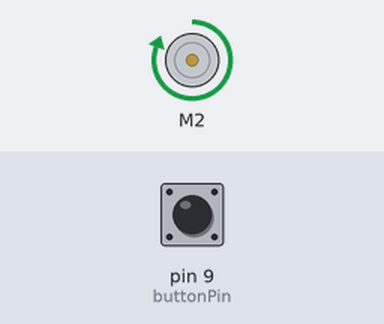
Bench run of a sketch on a simulated Arduino Uno, built with avr-gcc and run on an emulated ATmega328P. On the bench: DC motor (green arrow = forward, orange = backward, longer = faster). Inputs (shaded band) come from the test bench; at power-on: pin 9 (buttonPin) LOW. What the sketch prints to the serial monitor is not drawn.

Above: at 1.2 s.
1.3 s: pin 9 (buttonPin) pulled HIGH for 3.2 s
At 2.4 s:
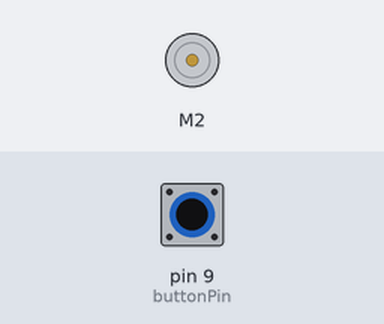
7.3 s: pin 9 (buttonPin) pulled HIGH for 0.15 s
At 8.2 s:
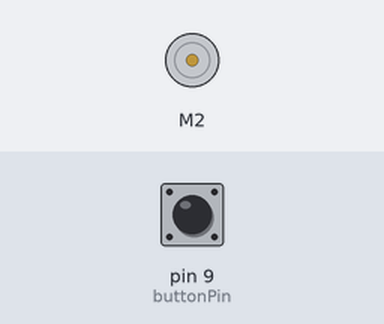
10.4 s: pin 9 (buttonPin) pulled HIGH for 1 s
At 13.3 s:
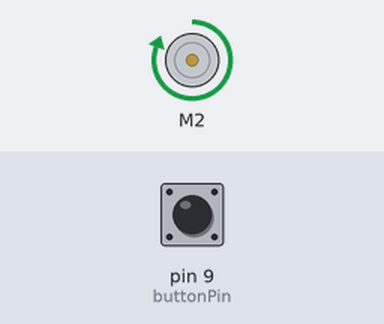
Timing chart, 0 to 14.8 s (numbered marks = the images above; inputs shaded):
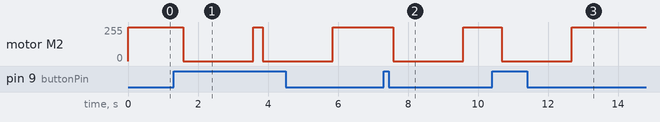

Measured:
- after the input at 1.3 s, motor M2: alternates forward 255/255 for 0.27 s and stopped for 2.0 s, starting after 0.28 s
- after the input at 7.3 s, motor M2: forward 255/255 → stopped after 0.28 s, → forward 255/255 2.0 s later
- after the input at 10.4 s, motor M2: forward 255/255 → stopped after 0.28 s, → forward 255/255 2.0 s later

The sketch:

motor_control_v1.ino
```cpp
// includes
#include <DualTB9051FTGMotorShield.h>

DualTB9051FTGMotorShield md;

// declares
const int buttonPin = 9;
int buttonState = 0;

void setup()
{
  Serial.begin(9600);

  // initialization
  pinMode(buttonPin, INPUT);
  md.init();

  // Uncomment to flip a motor's direction:
  //md.flipM1(true);
  //md.flipM2(true);
  //md.setM2Speed(200);
}

void loop()
{
  md.enableDrivers();
  delay(1); // wait for drivers to be enabled so fault pins are no longer low
  //md.setM2Speed(400);
  int buttonVoltage = digitalRead(buttonPin);//*(5.0/1023.0);
  Serial.println(buttonVoltage);
  md.setM2Speed(400);
  while (buttonVoltage == 1) {
    Serial.println("Button OPEN ");
//    md.setM2Speed(0);
//    delay(5000);        //delay for interval wait (taking measurements)
//    md.setM2Speed(400);
    delay(265);        //delay to allow switch to open again
    md.setM2Speed(0);
    delay(2000);
    break;
    delay(5);
  }

//  Serial.print("M1 current: ");
//  Serial.println(buttonVoltage);

  md.disableDrivers();
}
```
